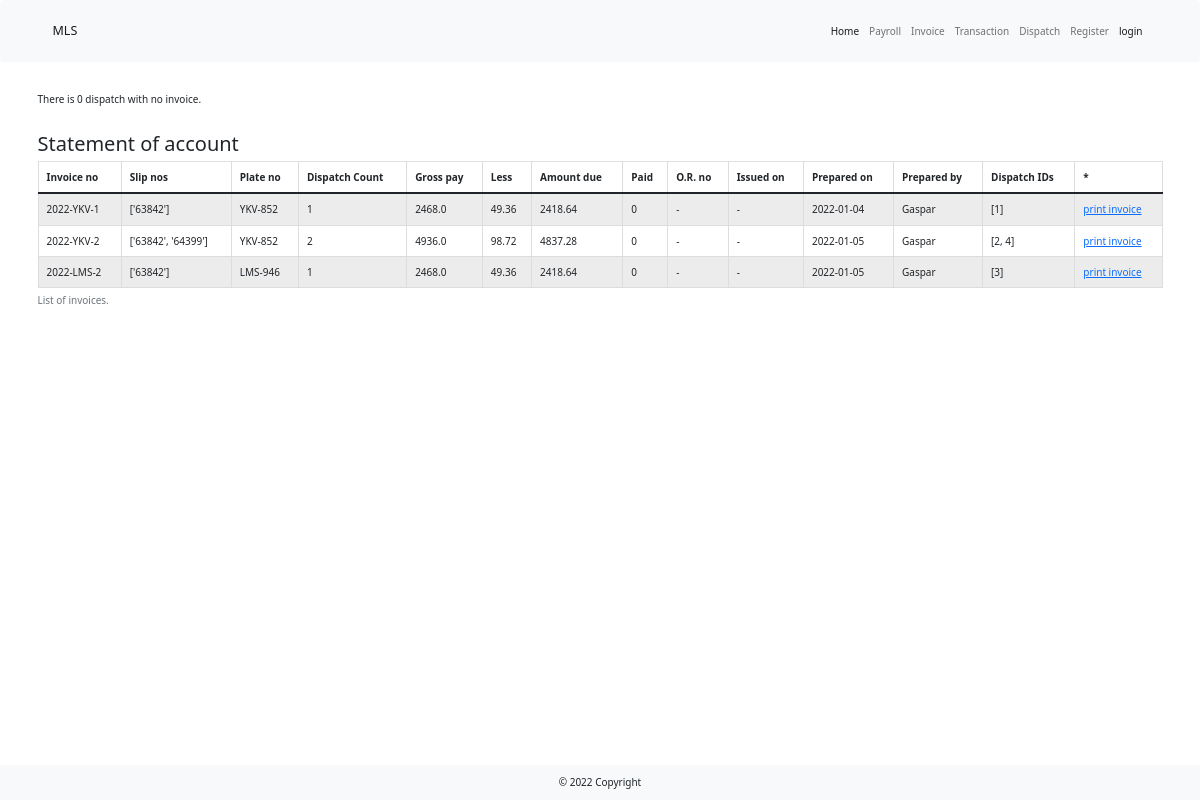
The page /invoice on the database as committed earlier.
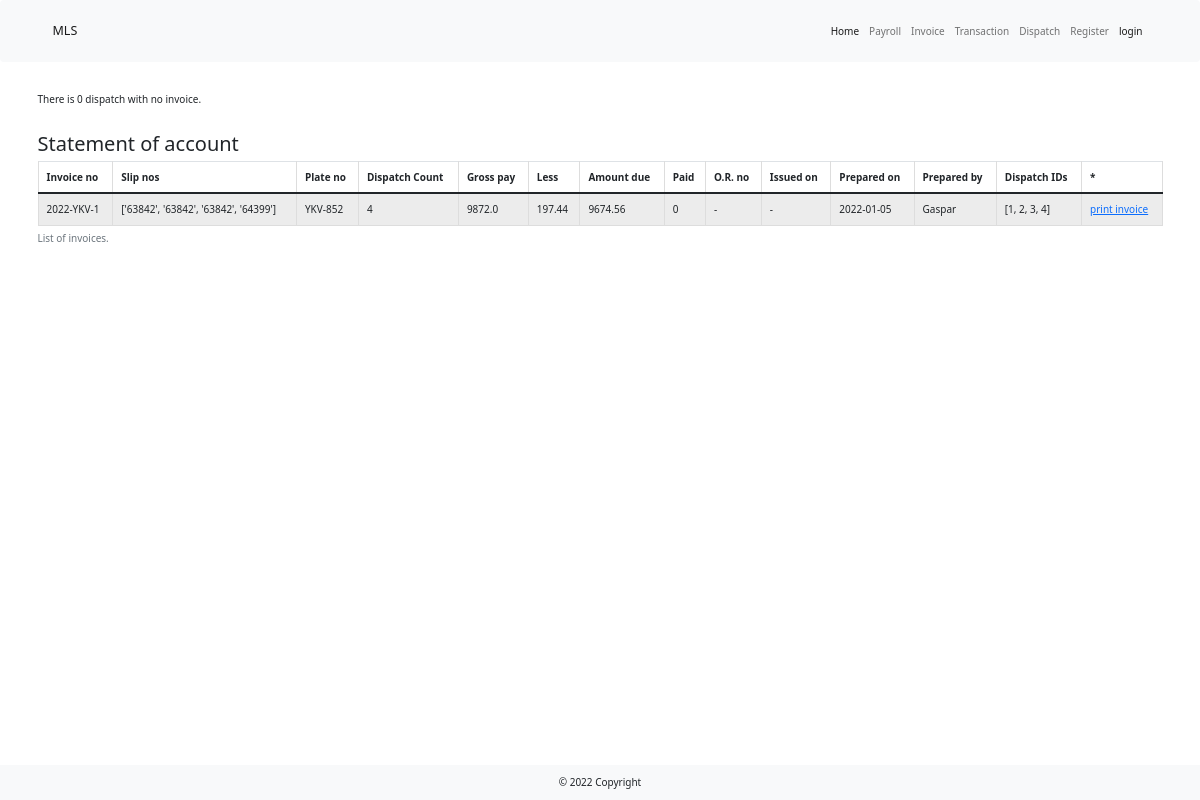
The same page on the database as committed later.
### main.py (models this page shows)
class Invoice(db.Model, UserMixin):
    __tablename__ = 'invoice'
    id = db.Column(db.Integer, primary_key=True, unique=True)
    invoice_series = db.Column(db.Integer)
    invoice_no = db.Column(db.String(100), unique=True)
    slip_nos = db.Column(db.String)
    plate_no = db.Column(db.String(10))
    dispatch_cnt = db.Column(db.Integer)
    gross_pay = db.Column(db.Float(precision=1))
    less = db.Column(db.Float(precision=1))
    amount_due = db.Column(db.Float(precision=1))
    paid = db.Column(db.String(5))
    or_no = db.Column(db.String(100))
    issued_on = db.Column(db.String(100))
    prepared_date = db.Column(db.String(100))
    prepared_by = db.Column(db.String(100))
    dispatch_ids = db.Column(db.String(200))

### main.py (the view)
@app.route("/invoice", methods=["Get", "Post"])
def invoice():
    with create_engine('sqlite:///lbc_dispatch.db').connect() as cnx:
        disp_df = pd.read_sql_table(
            table_name="dispatch",
            con=cnx,
        )
    with create_engine('sqlite:///lbc_dispatch.db').connect() as cnx:
        inv_df = pd.read_sql_table(
            table_name="invoice",
            con=cnx,
        )
    inv_cnt = is_found(disp_df["invoice_no"], "-")
    if inv_cnt > 0:
        dispatch_df = disp_df.groupby("invoice_no").get_group("-").sort_values("plate_no", ascending=False)
    else:
        dispatch_df = disp_df.groupby("invoice_no").all()
    return render_template('invoice_data.html', dispatch_df=dispatch_df, invoice_df=inv_df, no_invoice_cnt=inv_cnt, )

### _util.py (called while the page is built)
def is_found(list_to_check, char_to_find):
    cnt = 0
    for item in list_to_check:
        if item == char_to_find:
            cnt += 1
    if cnt > 0:
        return cnt
    else:
        return cnt

### templates/invoice_data.html (shortened to what this page needs)
{% extends 'bootstrap/base.html' %}
{% import "bootstrap/wtf.html" as wtf %}
{% block content %}
    {% include '_header.html' %}
    <div class="container my-5">
        {% if no_invoice_cnt > 0: %}
        <div class="table-responsive">
            <table class="table table-striped table-hover table-bordered table-sm">
                <caption class="caption-top">There are {{ no_invoice_cnt}} dispatches found with no invoice.</caption>
                <thead>
                <tr>
                    <th scope="col">Dispatch date</th>
                    <th scope="col">Slip nos</th>
                    <th scope="col">Plate no</th>
                    <th scope="col">Area</th>
                    <th scope="col">Dropping point</th>
                    <th scope="col">Qty</th>
                    <th scope="col">Cbm</th>
                    <th scope="col">Drops</th>
                    <th scope="col">Amount</th>
                    <th scope="col">Tariff rate</th>
                    <th scope="col">Km</th>
                    <th scope="col">*</th>
                </tr>
                </thead>
                <tbody>
                {% for row in dispatch_df.itertuples(): %}
                <tr>
                    <td>{{ row[2] }}</td>
                    <td>{{ row[4] }}</td>
                    <td>{{ row[16] }}</td>
                    <td>{{ row[6] }}</td>
                    <td>{{ row[7] }}</td>
                    <td>{{ row[12] }}</td>
                    <td>{{ row[11] }}</td>
                    <td>{{ row[13] }}</td>
                    <td>{{ row[15] }}</td>
                    <td>{{ row[14] }}</td>
                    <td>{{ row[10] }}</td>
                <td><a href="{{ url_for('edit_dispatch', dispatch_id=row[1]) }}">edit</a></td>
                </tr>
                {% endfor %}
                </tbody>
            </table>
            <a class="btn btn-primary" href="{{ url_for('add_invoice', dispatch_ids=dispatch_ids) }}">Create invoice</a>
        </div>
        {% else: %}
        <p>There is {{ no_invoice_cnt}} dispatch with no invoice.</p>
        {% endif %}
        <br>
        <h2>Statement of account</h2>
        <div class="table-responsive">
            <table class="table table-striped table-hover table-bordered table-sm">
                <caption>List of invoices.</caption>
                <thead>
                <tr>
                    <th scope="col">Invoice no</th>
                    <th scope="col">Slip nos</th>
                    <th scope="col">Plate no</th>
                    <th scope="col">Dispatch Count</th>
                    <th scope="col">Gross pay</th>
                    <th scope="col">Less</th>
                    <th scope="col">Amount due</th>
                    <th scope="col">Paid</th>
                    <th scope="col">O.R. no</th>
                    <th scope="col">Issued on</th>
                    <th scope="col">Prepared on</th>
                    <th scope="col">Prepared by</th>
                    <th scope="col">Dispatch IDs</th>
                    <th scope="col">*</th>
                </tr>
                </thead>
                <tbody>
                {% for row in invoice_df.itertuples(): %}
                <tr>
                    <td>{{ row[3] }}</td>
                    <td>{{ row[4] }}</td>
                    <td>{{ row[5] }}</td>
                    <td>{{ row[6] }}</td>
                    <td>{{ row[7] }}</td>
                    <td>{{ row[8] }}</td>
                    <td>{{ row[9] }}</td>
                    <td>{{ row[10] }}</td>
                    <td>{{ row[11] }}</td>
                    <td>{{ row[12] }}</td>
                    <td>{{ row[13] }}</td>
                    <td>{{ row[14] }}</td>
                    <td>{{ row[15] }}</td>
                <td><a href="{{ url_for('print_invoice', invoice_id=row[1]) }}">print invoice</a></td>
                </tr>
                {% endfor %}
                </tbody>
            </table>
        </div>
    {% include '_footer.html' %}
    </div>
{% endblock  %}

### templates/_header.html (shortened to what this page needs)
{% extends 'bootstrap/base.html' %}
{% block styles %}
    {{super()}}
    <link href="{{ url_for('static', filename='css/bootstrap.min.css') }}" rel="stylesheet" type="text/css">
{% endblock %}
{% block content %}
  <nav class="navbar navbar-expand-sm navbar-light bg-light">
  <div class="container-md d-flex align-items-center">
    <a class="navbar-brand d-flex align-items-center" href="#">MLS</a>
    <div class="collapse navbar-collapse" id="navbarTogglerDemo02">
      <ul class="navbar-nav ms-auto mb-2 mb-lg-0">
          <li class="nav-item">
              <a class="nav-link active" aria-current="page" href="{{ url_for('home') }}">Home</a>
          </li>
          <li class="nav-item">
              <a class="nav-link" href="{{ url_for('payroll')}}">Payroll</a>
          </li>
          <li class="nav-item">
              <a class="nav-link" href="{{ url_for('invoice')}}">Invoice</a>
          </li>
          <li class="nav-item">
              <a class="nav-link" href="{{ url_for('transaction')}}">Transaction</a>
          </li>
          <li class="nav-item">
              <a class="nav-link" href="{{ url_for('dispatch') }}">Dispatch</a></li>
        {% if current_user.is_authenticated %}
          <li class="nav-item dropdown">
          <a class="nav-link dropdown-toggle" href="#" id="navbarDropdown" role="button" data-bs-toggle="dropdown" aria-expanded="false">
            Encode
          </a>
              <ul class="dropdown-menu" aria-labelledby="navbarDropdown">
                  <li><a class="dropdown-item" href="{{ url_for('maintenance')}}">Maintenance</a></li>
                  <li><a class="dropdown-item" href="{{ url_for('admin')}}">Admin Expenses</a></li>
                  <li><hr class="dropdown-divider"></li>
                  <li><a class="dropdown-item" href="{{ url_for('employees')}}">List of Employees</a></li>
                  <li><a class="dropdown-item" href="{{ url_for('tariff')}}">Tariff Table</a></li>
              </ul>
          </li>
          <li class="nav-item">
            <a class="nav-link" href="{{ url_for('logout') }}">logout</a>
          </li>
        {% else %}
          <li class="nav-item">
            <a class="nav-link" href="{{ url_for('register') }}">Register</a>
          </li>
          <li class="nav-item">
            <a class="nav-link active" aria-current="page" href="{{ url_for('login') }}">login</a>
          </li>
        {% endif %}
      </ul>
    </div>
  </div>
  </nav>
{% endblock %}

### templates/_footer.html (shortened to what this page needs)
{% extends 'bootstrap/base.html' %}
{% block styles %}
    {{super()}}
    <link href="{{ url_for('static', filename='css/bootstrap.min.css') }}" rel="stylesheet" type="text/css">
    <link href="{{ url_for('static', filename='css/styles.css') }}" rel="stylesheet" type="text/css">
{% endblock %}
{% block content %}
  <footer class="bg-light text-center text-lg-start fixed-bottom">
  <div class="text-center p-3">
    © 2022 Copyright
  </div>
</footer>
{% endblock %}

Rows that differ between the two databases and show on the page:
removed Invoice: invoice_no "2022-YKV-2", slip_nos "['63842', '64399']", plate_no "YKV-852", row "2", gross_pay "4936.0", less "98.72", amount_due "4837.28", paid "0", issued_on "-", row "-", prepared_date "2022-01-05", prepared_by "Gaspar", dispatch_ids "[2, 4]"
removed Invoice: invoice_no "2022-LMS-2", slip_nos "['63842']", plate_no "LMS-946", dispatch_cnt "1", gross_pay "2468.0", less "49.36", amount_due "2418.64", paid "0", issued_on "-", row "-", prepared_date "2022-01-05", prepared_by "Gaspar", dispatch_ids "[3]"
changed Invoice "YKV-852": slip_nos "['63842']" → "['63842', '63842', '63842', '64399']"; dispatch_cnt "1" → "4"; gross_pay "2468.0" → "9872.0"; less "49.36" → "197.44"; amount_due "2418.64" → "9674.56"; prepared_date "2022-01-04" → "2022-01-05"; dispatch_ids "[1]" → "[1, 2, 3, 4]"
